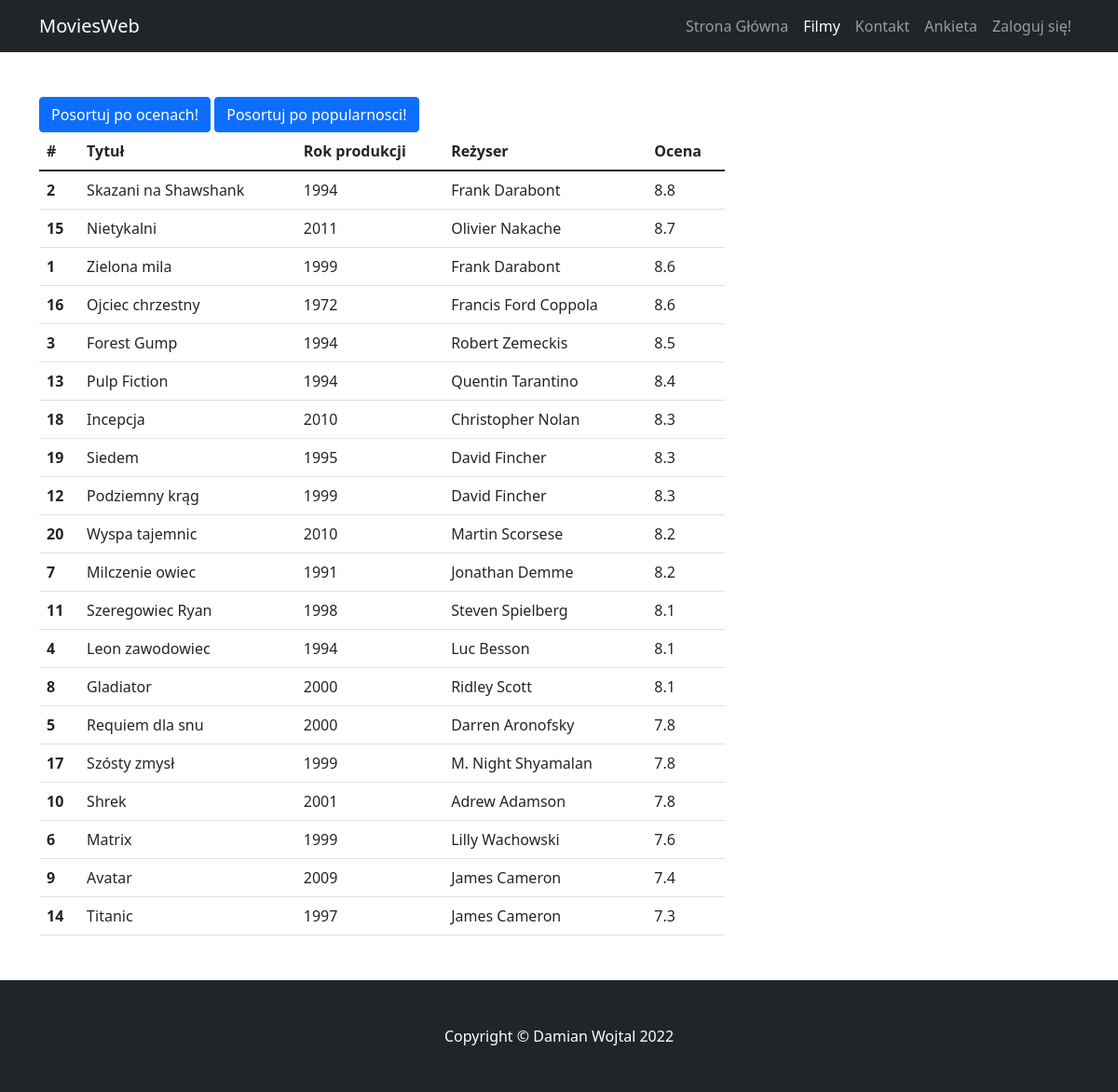
The app's page /strony/filmy.php?sort=true with its own data.
### tables this page shows
CREATE TABLE `filmy` (
  `ID` int(255) NOT NULL,
  `Tytul` varchar(50) NOT NULL,
  `Rok_produkcji` int(4) NOT NULL,
  `Rezyser` varchar(99) NOT NULL,
  `Ocena` float NOT NULL
);

### skrypty/wczytaj_filmy.php (the view, shortened to what this page needs)
<?php
function posortuj(){
$polaczenie = @new mysqli('localhost', 'root', '', 'baza');
	if ($polaczenie->connect_errno!=0)
	{
		echo "Error: ".$polaczenie->connect_errno;
	}
	else
	{
    $query = mysqli_query($polaczenie ,'select * from filmy order by ocena desc');
    $zawartosc = " ";
    while($rekord = mysqli_fetch_array($query)){
        $zawartosc .= '<tr> <th>'.$rekord[0].'</th>';
        $zawartosc .= '<td>'.$rekord[1].'</td>';
        $zawartosc .= '<td>'.$rekord[2].'</td>';
        $zawartosc .= '<td>'.$rekord[3].'</td>';
        $zawartosc .= '<td>'.$rekord[4].'</td></tr>';
    }
    echo $zawartosc;
}}
if(isset($_GET['sort'])){
    posortuj();
}
?>

### records on screen
filmy: ID "2", Tytul "Skazani na Shawshank", Rok_produkcji "1994", Rezyser "Frank Darabont", Ocena "8.8"
filmy: ID "15", Tytul "Nietykalni", Rok_produkcji "2011", Rezyser "Olivier Nakache", Ocena "8.7"
filmy: ID "1", Tytul "Zielona mila", Rok_produkcji "1999", Rezyser "Frank Darabont", Ocena "8.6"
filmy: ID "16", Tytul "Ojciec chrzestny", Rok_produkcji "1972", Rezyser "Francis Ford Coppola", Ocena "8.6"
filmy: ID "3", Tytul "Forest Gump", Rok_produkcji "1994", Rezyser "Robert Zemeckis", Ocena "8.5"
filmy: ID "13", Tytul "Pulp Fiction", Rok_produkcji "1994", Rezyser "Quentin Tarantino", Ocena "8.4"
filmy: ID "18", Tytul "Incepcja", Rok_produkcji "2010", Rezyser "Christopher Nolan", Ocena "8.3"
filmy: ID "19", Tytul "Siedem", Rok_produkcji "1995", Rezyser "David Fincher", Ocena "8.3"
filmy: ID "12", Tytul "Podziemny krąg", Rok_produkcji "1999", Rezyser "David Fincher", Ocena "8.3"
filmy: ID "20", Tytul "Wyspa tajemnic", Rok_produkcji "2010", Rezyser "Martin Scorsese", Ocena "8.2"
filmy: ID "7", Tytul "Milczenie owiec", Rok_produkcji "1991", Rezyser "Jonathan Demme", Ocena "8.2"
filmy: ID "11", Tytul "Szeregowiec Ryan", Rok_produkcji "1998", Rezyser "Steven Spielberg", Ocena "8.1"
filmy: ID "4", Tytul "Leon zawodowiec", Rok_produkcji "1994", Rezyser "Luc Besson", Ocena "8.1"
filmy: ID "8", Tytul "Gladiator", Rok_produkcji "2000", Rezyser "Ridley Scott", Ocena "8.1"
filmy: ID "5", Tytul "Requiem dla snu", Rok_produkcji "2000", Rezyser "Darren Aronofsky", Ocena "7.8"
filmy: ID "17", Tytul "Szósty zmysł", Rok_produkcji "1999", Rezyser "M. Night Shyamalan", Ocena "7.8"
filmy: ID "10", Tytul "Shrek", Rok_produkcji "2001", Rezyser "Adrew Adamson", Ocena "7.8"
filmy: ID "6", Tytul "Matrix", Rok_produkcji "1999", Rezyser "Lilly Wachowski", Ocena "7.6"
filmy: ID "9", Tytul "Avatar", Rok_produkcji "2009", Rezyser "James Cameron", Ocena "7.4"
filmy: ID "14", Tytul "Titanic", Rok_produkcji "1997", Rezyser "James Cameron", Ocena "7.3"
